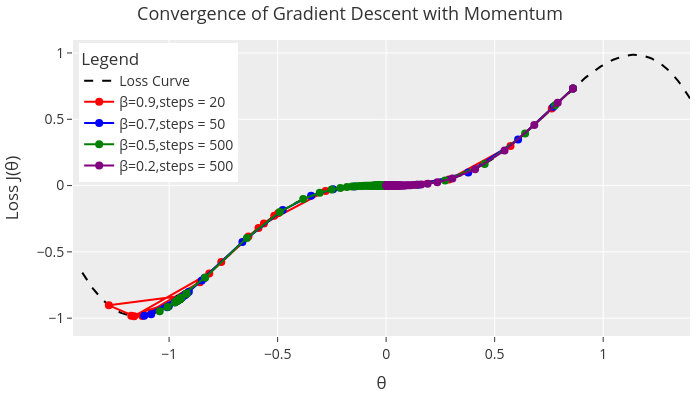

Notebook cell for this chart:
### Markdown cell above
#### Effect of Momentum:
1. When $\beta=0$ :

    - No momentum is applied, so each step is solely based on the current gradient and works like **Vanilla Gradient Descent**.<br>
    - The updates are more erratic, and the convergence is slower because the optimizer doesn't "remember" previous gradients.<br>
    - This results in more steps to converge to the minimum.<br>

2. When $0<\beta<1$ :

    - The previous gradients have more influence on the update, causing the optimizer to build up momentum.<br>
    - This results in faster convergence because the parameter updates accumulate in a consistent direction, reducing oscillations and speeding up the overall optimization process.<br>
    - The larger the $\beta$, the more momentum is carried over from previous steps.<br>

### Code cell
import numpy as np
import matplotlib.pyplot as plt
import plotly.graph_objects as go
import plotly.express as px
from plotly.offline import download_plotlyjs, init_notebook_mode, plot, iplot
import cufflinks as cf
init_notebook_mode(connected=True)
cf.go_offline()

# Define the gradient and loss function
def gradient(theta):
    return 2* -theta**2 * (np.sin(theta))**2 + 2*theta*np.cos(theta)*np.sin(theta) + theta**2 * (np.cos(theta))**2  # Gradient of the loss function J(theta) = theta^2

def loss_function(theta):
    return 2*(theta ** 2)* np.sin(theta) * np.cos(theta)  # Loss function J(theta) = theta^2

# Gradient Descent with Momentum (EWMA)
def momentum_gd_ewma2(theta_init, learning_rate, beta, num_steps):
    theta = theta_init
    v = 0  # Initialize velocity (EWMA starts at 0)
    history = []
    for step in range(num_steps):
        grad = gradient(theta)
        v = beta * v + learning_rate * grad  # EWMA formula for momentum
        theta -= v
        history.append(theta)
        # if loss_function(theta) < 1e-2:  # Stop if loss is very small
        #     break
    return np.array(history)
# Plotting the convergence paths
theta_vals = np.linspace(-1.4, 1.4, 400)
loss_vals = loss_function(theta_vals)

# Parameters
theta_initial = 0.9
learning_rate = 0.2
beta = [0.9, 0.7, 0.5, 0.2]  # Momentum parameter
num_steps = [20, 50, 500, 500]
colors = ['red','blue', 'green', 'purple']
fig = go.Figure()

fig.add_trace(go.Scatter(x=theta_vals, y=loss_vals, mode='lines', name='Loss Curve', line=dict(color='black', dash='dash')))
for i in range(len(beta)):
    history = momentum_gd_ewma2(theta_initial, learning_rate, beta[i], num_steps[i])
    loss_history = loss_function(history)
    fig.add_trace(go.Scatter(x=history, y=loss_history, mode='lines+markers', name=f'β={beta[i]},steps = {num_steps[i]}', marker=dict(color=colors[i],size=8), line=dict(color=colors[i],width=2), hovertemplate="θ: %{x:.2f}<br>Loss: %{y:.2f}"))
# Update layout
fig.update_layout(
    title=dict(text="Convergence of Gradient Descent with Momentum", x=0.5, font=dict(size=18)),
    xaxis_title="θ",
    yaxis_title="Loss J(θ)",
    legend_title="Legend",
    legend=dict(
    yanchor="top",
    y=0.99,
    xanchor="left",
    x=0.01),
    font=dict(size=14),
    template="ggplot2",
    width=700,
    height=400,
    margin=dict(l=10, r=10, t=40, b=20)
)

fig.show()

### Figure 1 — Plotly figure (JSON) as saved in the notebook; plotly's stock layout.template omitted (floating-point values rounded to 4 significant figures; data arrays with more than 128 entries replaced by an {"elided": "..."} marker saying what was removed)
{"data": [{"line": {"color": "black", "dash": "dash"}, "mode": "lines", "name": "Loss Curve", "type": "scatter", "x": {"elided": "400 float values"}, "y": {"elided": "400 float values"}}, {"hovertemplate": "θ: %{x:.2f}<br>Loss: %{y:.2f}", "line": {"color": "red", "width": 2}, "marker": {"color": "red", "size": 8}, "mode": "lines+markers", "name": "β=0.9,steps = 20", "type": "scatter", "x": [0.8609, 0.7631, 0.573, 0.2898, -0.009551, -0.279, -0.5631, -0.9297, -1.278, -1.161, -0.815, -0.5881, -0.4977, -0.5155, -0.6344, -0.8583, -1.124, -1.174, -0.9589, -0.7596], "y": [0.7327, 0.5817, 0.2992, 0.04599, -1.742e-06, -0.04122, -0.2863, -0.8285, -0.9032, -0.9851, -0.6631, -0.3192, -0.2078, -0.228, -0.3843, -0.7288, -0.9845, -0.9824, -0.8647, -0.5762]}, {"hovertemplate": "θ: %{x:.2f}<br>Loss: %{y:.2f}", "line": {"color": "blue", "width": 2}, "marker": {"color": "blue", "size": 8}, "mode": "lines+markers", "name": "β=0.7,steps = 50", "type": "scatter", "x": [0.8609, 0.7709, 0.6081, 0.3785, 0.1489, -0.02474, -0.1466, -0.2444, -0.3457, -0.4764, -0.6622, -0.909, -1.115, -1.083, -0.9254, -0.8366, -0.8494, -0.9271, -1.001, -1.009, -0.9624, -0.9213, -0.9168, -0.9411, -0.9673, -0.973, -0.9593, -0.9439, -0.9401, -0.9474, -0.9566, -0.9596, -0.9557, -0.9502, -0.9483, -0.9503, -0.9535, -0.9549, -0.9538, -0.9519, -0.951, -0.9516, -0.9527, -0.9532, -0.953, -0.9524, -0.952, -0.9521, -0.9525, -0.9527], "y": [0.7327, 0.5941, 0.3467, 0.09836, 0.0065, -3.026e-05, -0.006214, -0.02806, -0.07621, -0.185, -0.4253, -0.8012, -0.9827, -0.971, -0.823, -0.6962, -0.7156, -0.8252, -0.9107, -0.918, -0.8688, -0.8177, -0.8117, -0.8431, -0.8745, -0.8809, -0.8651, -0.8466, -0.8419, -0.8509, -0.862, -0.8655, -0.8608, -0.8543, -0.8519, -0.8544, -0.8583, -0.8599, -0.8586, -0.8564, -0.8553, -0.856, -0.8573, -0.858, -0.8576, -0.8569, -0.8564, -0.8566, -0.857, -0.8573]}, {"hovertemplate": "θ: %{x:.2f}<br>Loss: %{y:.2f}", "line": {"color": "green", "width": 2}, "marker": {"color": "green", "size": 8}, "mode": "lines+markers", "name": "β=0.5,steps = 500", "type": "scatter", "x": {"elided": "500 float values"}, "y": {"elided": "500 float values"}}, {"hovertemplate": "θ: %{x:.2f}<br>Loss: %{y:.2f}", "line": {"color": "purple", "width": 2}, "marker": {"color": "purple", "size": 8}, "mode": "lines+markers", "name": "β=0.2,steps = 500", "type": "scatter", "x": {"elided": "500 float values"}, "y": {"elided": "500 float values"}}], "layout": {"font": {"size": 14}, "height": 400, "legend": {"title": {"text": "Legend"}, "x": 0.01, "xanchor": "left", "y": 0.99, "yanchor": "top"}, "margin": {"b": 20, "l": 10, "r": 10, "t": 40}, "title": {"font": {"size": 18}, "text": "Convergence of Gradient Descent with Momentum", "x": 0.5}, "width": 700, "xaxis": {"title": {"text": "θ"}}, "yaxis": {"title": {"text": "Loss J(θ)"}}}}
